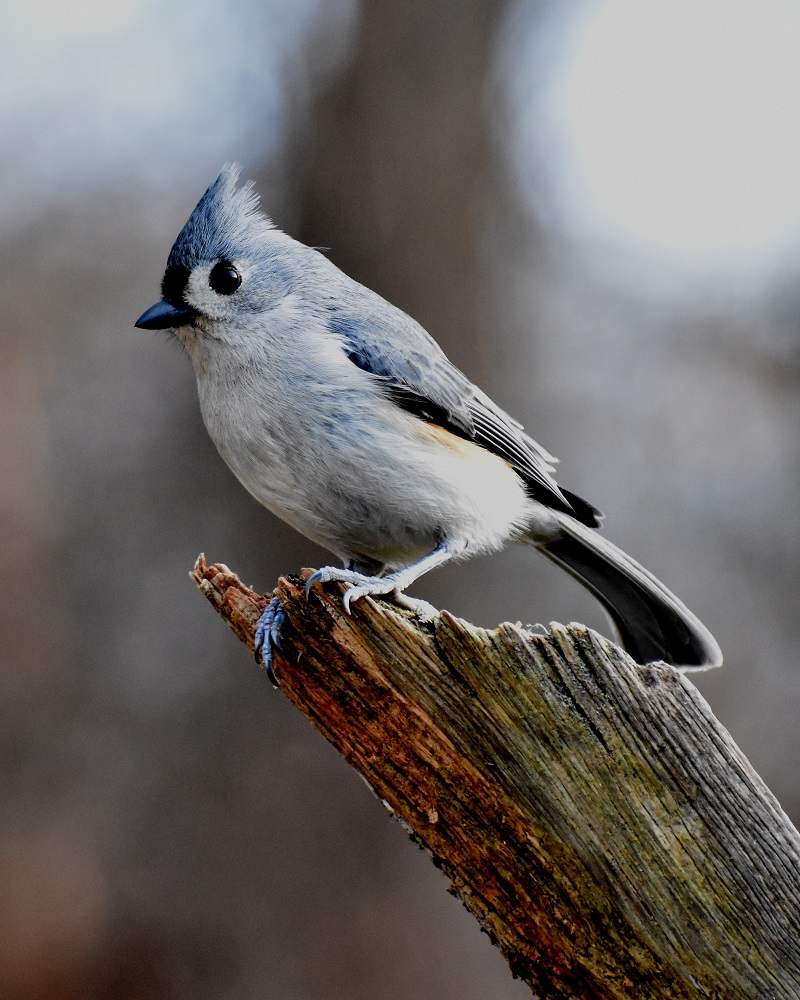
#> input picture rebot_study_cv/资料/数字图像处理-代码/scripts/pic/bird1000x800.jpg, 800 x 1000 px
$ jupyter execute --allow-errors chapter7_morphological_transform.ipynb   (older library calls are emulated)
#> lines starting #> are read from the running program, lines starting #| are printed output that depends on the picture; after the words box and inside, x2 and y2 are one past the last pixel; in counts of white or black regions, pixels touching at a corner belong together
## 0. 课程大纲

### 0.1 结构元
```python
cv.getStructuringElement(cv.MORPH_RECT, (3,3))
MORPH_RECT MORPH_CROSS MORPH_ELLIPSE
```

### 0.2 膨胀和腐蚀
```python
cv.erode(img, kernel, [iterations=1])
cv.dilate(img, kernel, [iterations=1])
cv.morphologyEx(img, cv.MORPH_ERODE, kernel)
cv.morphologyEx(img, cv.MORPH_DILATE, kernel)
```

### 0.3 开运算、闭运算、形态学梯度
```python
cv.morphologyEx(img, cv.MORPH_OPEN, kernel)
cv.morphologyEx(img, cv.MORPH_CLOSE, kernel)
cv.morphologyEx(img, cv.MORPH_GRADIENT, kernel)
```

### 0.4 顶帽变换、底帽变换
```python
cv.morphologyEx(img, cv.MORPH_TOPHAT, kernel)
cv.morphologyEx(img, cv.MORPH_BLACKHAT, kernel)
```

### 0.5 击中击不中变换
```python
cv.morphologyEx(img, cv.MORPH_HITMISS, kernel) # 无用
```

[cell 1]
import cv2 as cv
import numpy as np
import matplotlib.pyplot as plt
from collections import Counter

[cell 2]
def show(img):
    if img.ndim == 2:
        plt.imshow(img, cmap='gray')
    else:
        img = cv.cvtColor(img, cv.COLOR_BGR2RGB)
        plt.imshow(img)
    plt.show()

## 7. 形态学处理

[cell 3]
img_bin = cv.imread("pic/ninety_bin50x50.png", -1)
#> (the rest of this cell did not finish here and is left out)

### 7.1 腐蚀、膨胀

[cell 4]
kernel = np.ones((3,3), dtype=np.int)
#> (the rest of this cell did not finish here and is left out)

[cell 5]
I = cv.imread('pic/bird1000x800.jpg', 0)
#> I: shape (1000, 800); min 0, max 245, mean 105.6
K = np.ones((11,11), dtype=np.int)

img_e = cv.erode(I, K)
img_d = cv.dilate(I, K)

show(np.hstack([I, img_e, img_d]))

[cell 6]
cv.imwrite('pic/bird_erode_dilate_gray.png', np.hstack([I, img_e, img_d]))
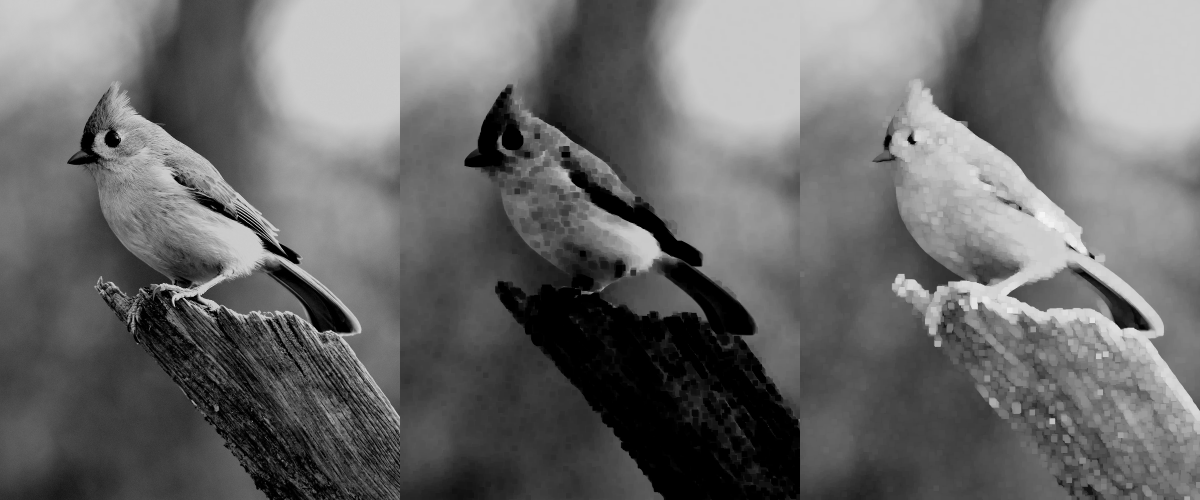
#> saved as bird_erode_dilate_gray.png: shape (1000, 2400) (shown at 1/2 size); min 0, max 245, mean 106.1
#> Out = True

### 7.3 结构元的设计

[cell 7]
kernel = cv.getStructuringElement(cv.MORPH_RECT, (3,3))
print(kernel)

kernel = cv.getStructuringElement(cv.MORPH_CROSS, (5,5))
print(kernel)

### 7.4 开运算、闭运算

[cell 8]
img_bin = cv.imread("pic/ninety_bin50x50.png", -1)

kernel = cv.getStructuringElement(cv.MORPH_RECT, (3,3))
#> (the rest of this cell did not finish here and is left out)

[cell 9]
img = cv.imread("pic/bird1000x800.jpg", 0)

kernel = cv.getStructuringElement(cv.MORPH_RECT, (11,11))
img_open = cv.morphologyEx(img, cv.MORPH_OPEN, kernel)
img_close = cv.morphologyEx(img, cv.MORPH_CLOSE, kernel)

show(np.hstack([img, img_open, img_close]))

[cell 10]
cv.imwrite('pic/bird_open_close_gray.png', np.hstack([img, img_open, img_close]))
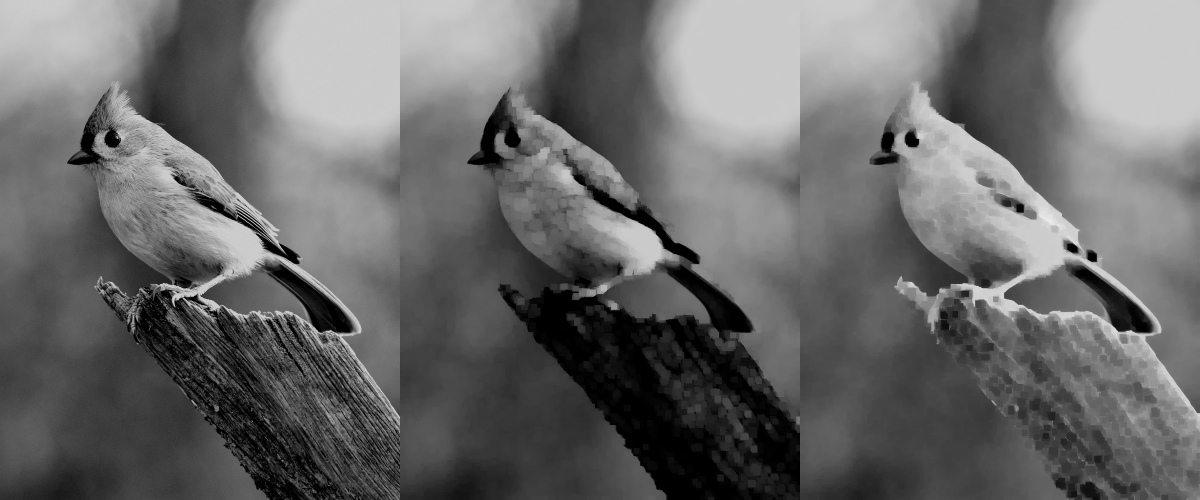
#> saved as bird_open_close_gray.png: shape (1000, 2400) (shown at 1/2 size); min 0, max 245, mean 105.5
#> Out = True

[cell 11]
show(cv.subtract(img, img_open))
show(cv.subtract(img_close, img))
#> in show (call 5), `plt.show()`:
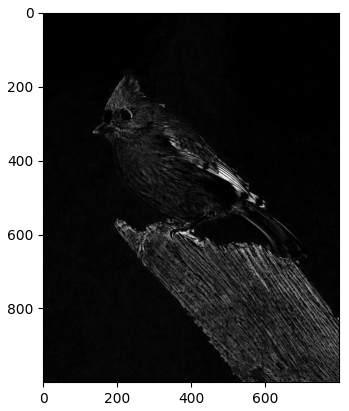
#> figure drawn by matplotlib, 1 panel

[cell 12]
cv.subtract(img, img_open).max()
#> Out = 245

[cell 13]
cv.imwrite('pic/bulk_bin120x100.png', img_bin)
#> Out = True

### 7.6 形态学梯度

[cell 14]
img = cv.imread('pic/flower_bin500x500.png', -1)
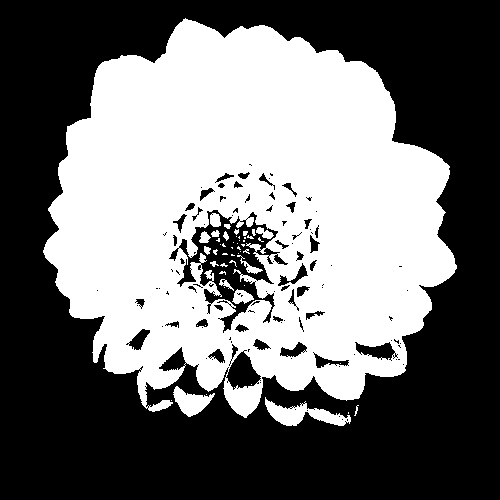
#> input picture rebot_study_cv/资料/数字图像处理-代码/scripts/pic/flower_bin500x500.png, 500 x 500 px
#> img: shape (500, 500); 44.4% white; 51 white regions (33 under 20 px), largest, box (x1, y1, x2, y2) and area: (43, 18, 457, 418) 108004, (265, 397, 351, 426) 1073, (173, 386, 215, 417) 655

kernel = cv.getStructuringElement(cv.MORPH_RECT, (3,3))
img_grad = cv.morphologyEx(img, cv.MORPH_GRADIENT, kernel)
#> img_grad: shape (500, 500); 6.5% white; 58 white regions (14 under 20 px), largest, box (x1, y1, x2, y2) and area: (42, 17, 458, 419) 6015, (168, 207, 290, 334) 5207, (264, 396, 352, 427) 679

show(np.hstack([img, img_grad]))

[cell 15]
edge1 = cv.subtract(img, cv.erode(img, kernel))
#> edge1: shape (500, 500); 3.4% white in thin lines or dots, all inside (x1, y1, x2, y2) = (43, 18, 457, 426)
edge2 = cv.subtract(cv.dilate(img, kernel), img)
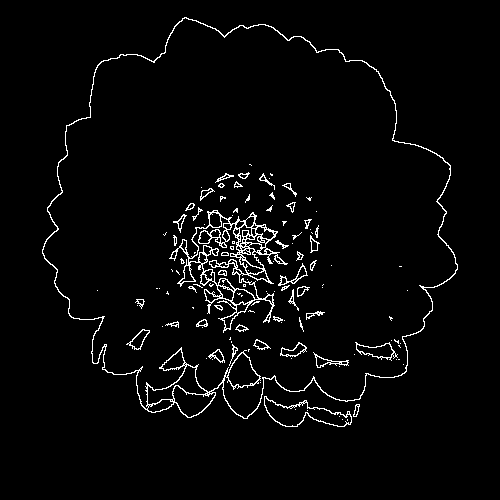
#> edge2: shape (500, 500); 3.1% white in thin lines or dots, all inside (x1, y1, x2, y2) = (42, 17, 458, 427)

show(np.hstack([img, img_grad, edge1, edge2]))
#> in show (call 7), `plt.show()`:
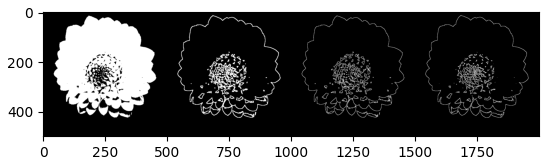
#> figure drawn by matplotlib, 1 panel

[cell 16]
cv.imwrite('pic/flower_morph_edge.png', np.hstack([img, img_grad, edge1, edge2]))
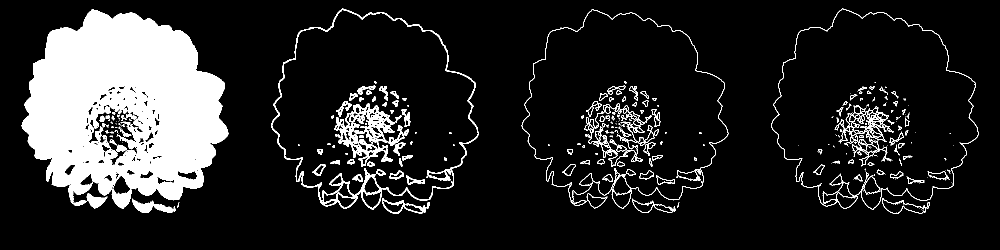
#> saved as flower_morph_edge.png: shape (500, 2000) (shown at 1/2 size); 14.3% white; 328 white regions (171 under 20 px), largest, box (x1, y1, x2, y2) and area: (43, 18, 457, 418) 108004, (542, 17, 958, 419) 6015, (668, 207, 790, 334) 5207
#> Out = True

[cell 17]
img = cv.imread('pic/bird1000x800.jpg', 0)

kernel = cv.getStructuringElement(cv.MORPH_RECT, (3,3))
img_grad = cv.morphologyEx(img, cv.MORPH_GRADIENT, kernel)
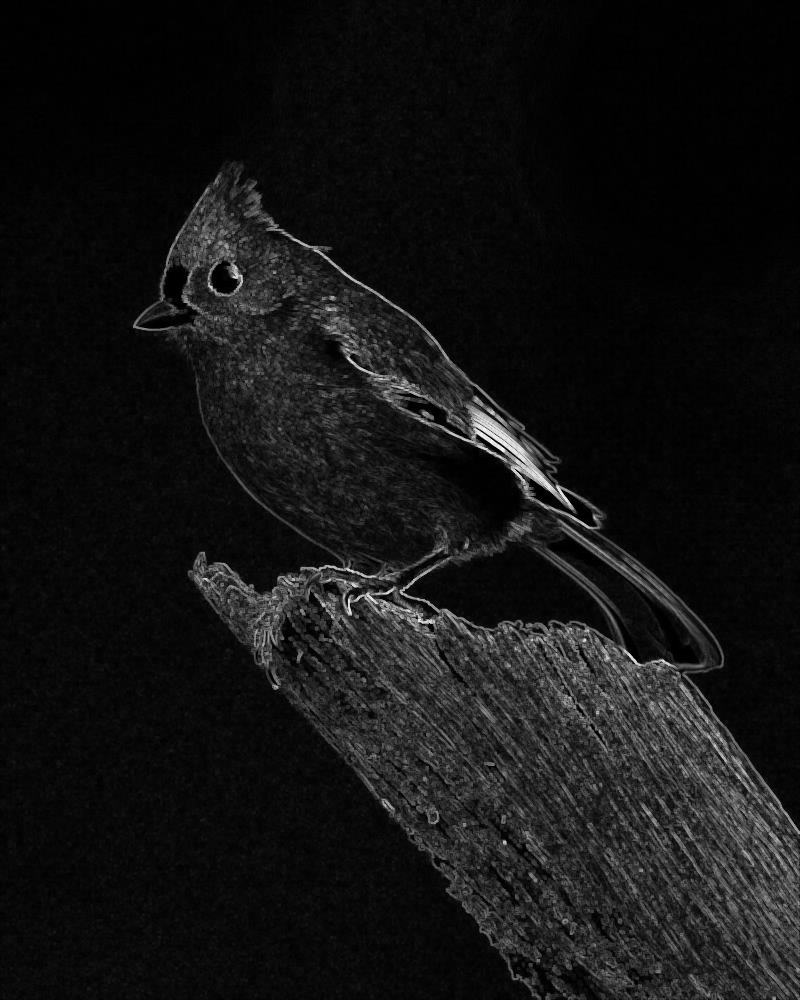
#> img_grad: shape (1000, 800); min 0, max 245, mean 19.5

#> (the rest of this cell did not finish here and is left out)

[cell 18]
cv.imwrite('pic/bird_morph_gradient.png', np.hstack([img, img_grad]))
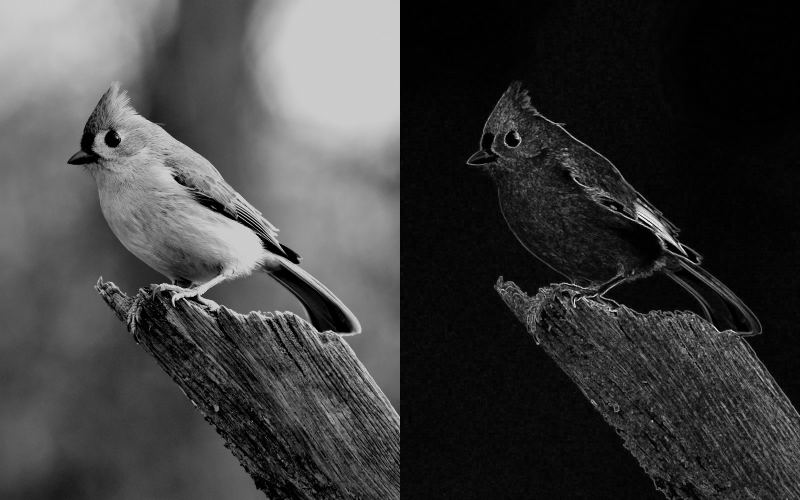
#> saved as bird_morph_gradient.png: shape (1000, 1600) (shown at 1/2 size); min 0, max 245, mean 62.5
#> Out = True

### 7.7 顶帽变换

[cell 19]
_, img_bin = cv.threshold(I, 160, 255, 0)
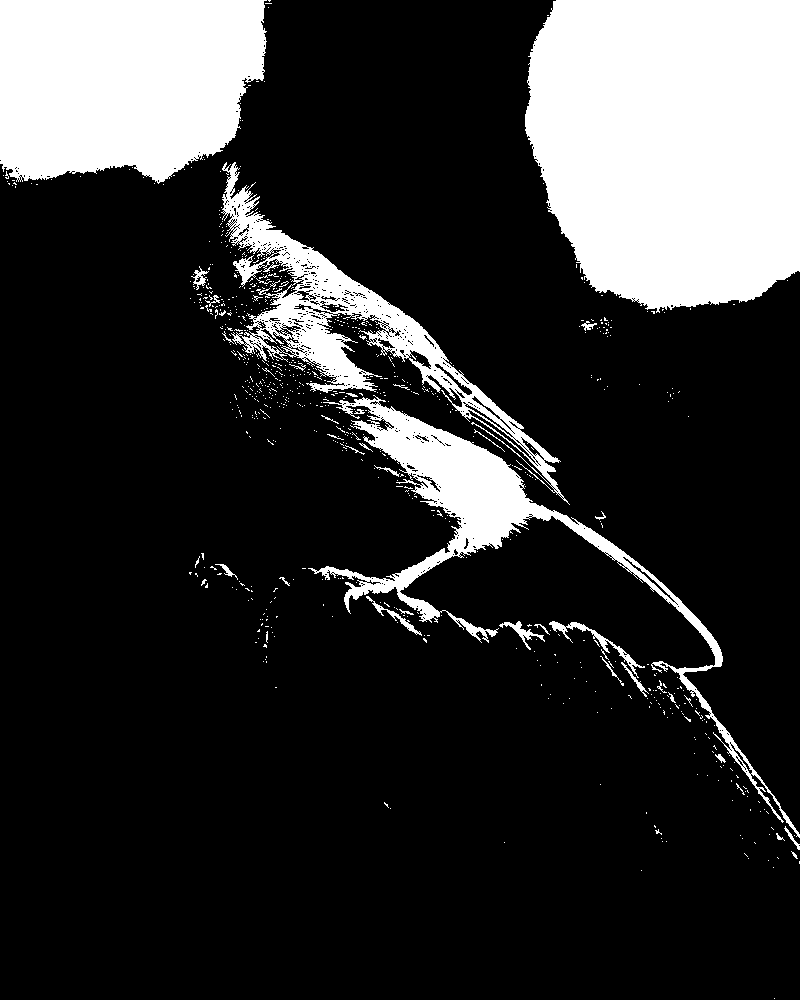
#> img_bin: shape (1000, 800); 19.6% white; 784 white regions (748 under 20 px), largest, box (x1, y1, x2, y2) and area: (525, 0, 800, 313) 75246, (0, 0, 267, 184) 42422, (308, 395, 800, 838) 18286
show(img_bin)
